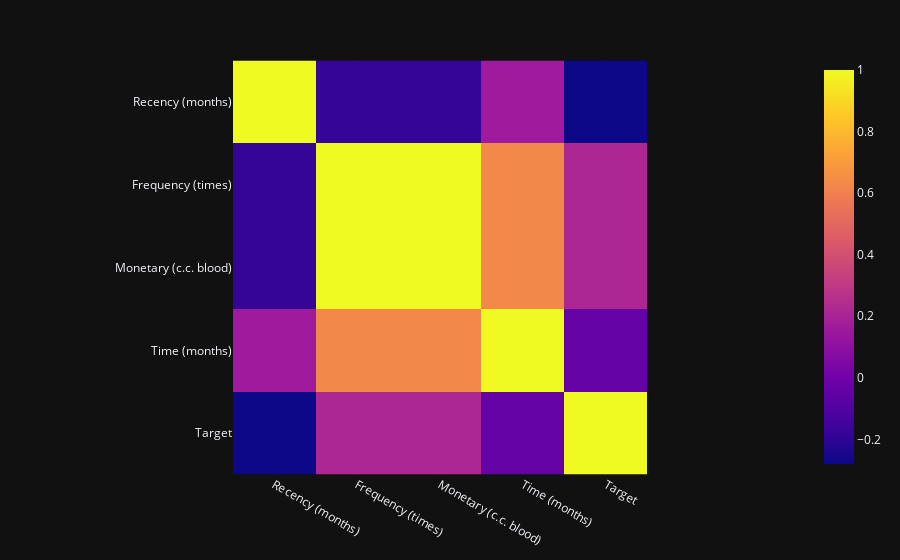

Notebook code cell kept with this figure:
### Code cell
px.imshow(transfusion.corr())

### Figure 1 — Plotly figure (JSON) as saved in the notebook; plotly's stock layout.template omitted (floating-point values rounded to 4 significant figures)
{"data": [{"coloraxis": "coloraxis", "name": "0", "x": ["Recency (months)", "Frequency (times)", "Monetary (c.c. blood)", "Time (months)", "Target"], "y": ["Recency (months)", "Frequency (times)", "Monetary (c.c. blood)", "Time (months)", "Target"], "z": [[1.0, -0.1827, -0.1827, 0.1606, -0.2799], [-0.1827, 1.0, 1.0, 0.6349, 0.2186], [-0.1827, 1.0, 1.0, 0.6349, 0.2186], [0.1606, 0.6349, 0.6349, 1.0, -0.03585], [-0.2799, 0.2186, 0.2186, -0.03585, 1.0]], "type": "heatmap", "xaxis": "x", "yaxis": "y", "hovertemplate": "x: %{x}<br>y: %{y}<br>color: %{z}<extra></extra>"}], "layout": {"xaxis": {"anchor": "y", "domain": [0.0, 1.0], "scaleanchor": "y", "constrain": "domain"}, "yaxis": {"anchor": "x", "domain": [0.0, 1.0], "autorange": "reversed", "constrain": "domain"}, "coloraxis": {"colorscale": [[0.0, "#0d0887"], [0.1111, "#46039f"], [0.2222, "#7201a8"], [0.3333, "#9c179e"], [0.4444, "#bd3786"], [0.5556, "#d8576b"], [0.6667, "#ed7953"], [0.7778, "#fb9f3a"], [0.8889, "#fdca26"], [1.0, "#f0f921"]]}, "margin": {"t": 60}}}
